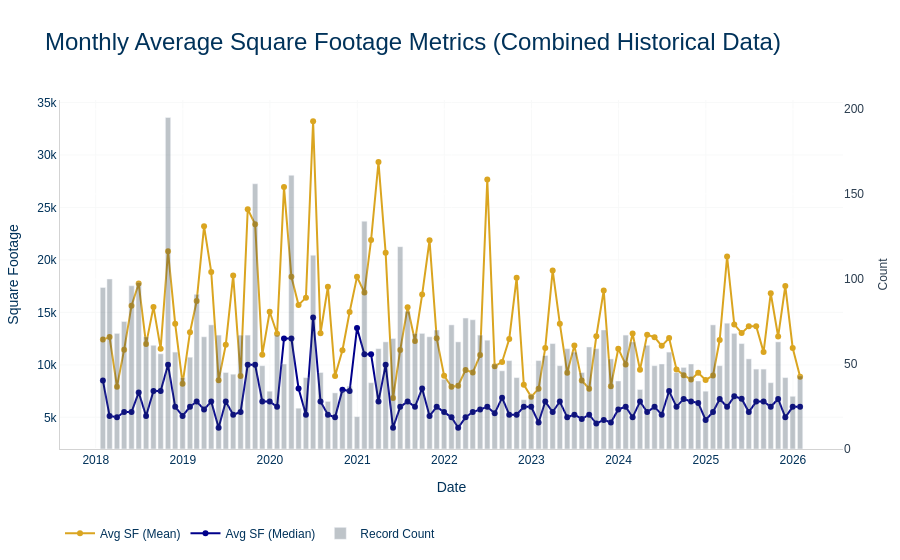

Notebook code for this chart:
### Markdown cell above
## Chart 2: Average SF Metrics (Dual-Axis)

### Code cell
fig2 = go.Figure()

fig2.add_trace(go.Scatter(
    x=monthly_data['date'],
    y=monthly_data['sf_avg_mean'],
    mode='lines+markers',
    name='Avg SF (Mean)',
    line=dict(color=COLORS['orange'])
))

fig2.add_trace(go.Scatter(
    x=monthly_data['date'],
    y=monthly_data['sf_avg_median'],
    mode='lines+markers',
    name='Avg SF (Median)',
    line=dict(color=COLORS['blue'])
))

fig2.add_trace(go.Bar(
    x=monthly_data['date'],
    y=monthly_data['count'],
    name='Record Count',
    yaxis='y2',
    marker_color=COLORS['text'],
    opacity=0.3
))

fig2.update_layout(
    title={
        'text': 'Monthly Average Square Footage Metrics (Combined Historical Data)',
        'font': dict(family=AQUILA_FONT, size=24, color=AQUILA_COLORS[0])
    },
    plot_bgcolor=COLORS['background'],
    paper_bgcolor=COLORS['background'],
    font=dict(family=AQUILA_FONT, size=12, color=AQUILA_COLORS[0]),
    xaxis=dict(
        title='Date',
        gridcolor=COLORS['light_gray'],
        showgrid=True,
        showline=True,
        linecolor='lightgrey'
    ),
    yaxis=dict(
        title="Square Footage",
        gridcolor=COLORS['light_gray'],
        showline=True,
        linecolor='lightgrey'
    ),
    yaxis2=dict(
        title="Count",
        overlaying='y',
        side='right',
        titlefont=dict(family=AQUILA_FONT, size=12, color=COLORS['text']),
        tickfont=dict(family=AQUILA_FONT, size=12, color=COLORS['text'])
    ),
    legend=dict(orientation="h", y=-0.2),
    margin=dict(t=100, b=50, l=50, r=50)
)

fig2.write_html('charts/office/requirements_sf_avg.html')
print('✓ Saved charts/office/requirements_sf_avg.html')
fig2.show()
